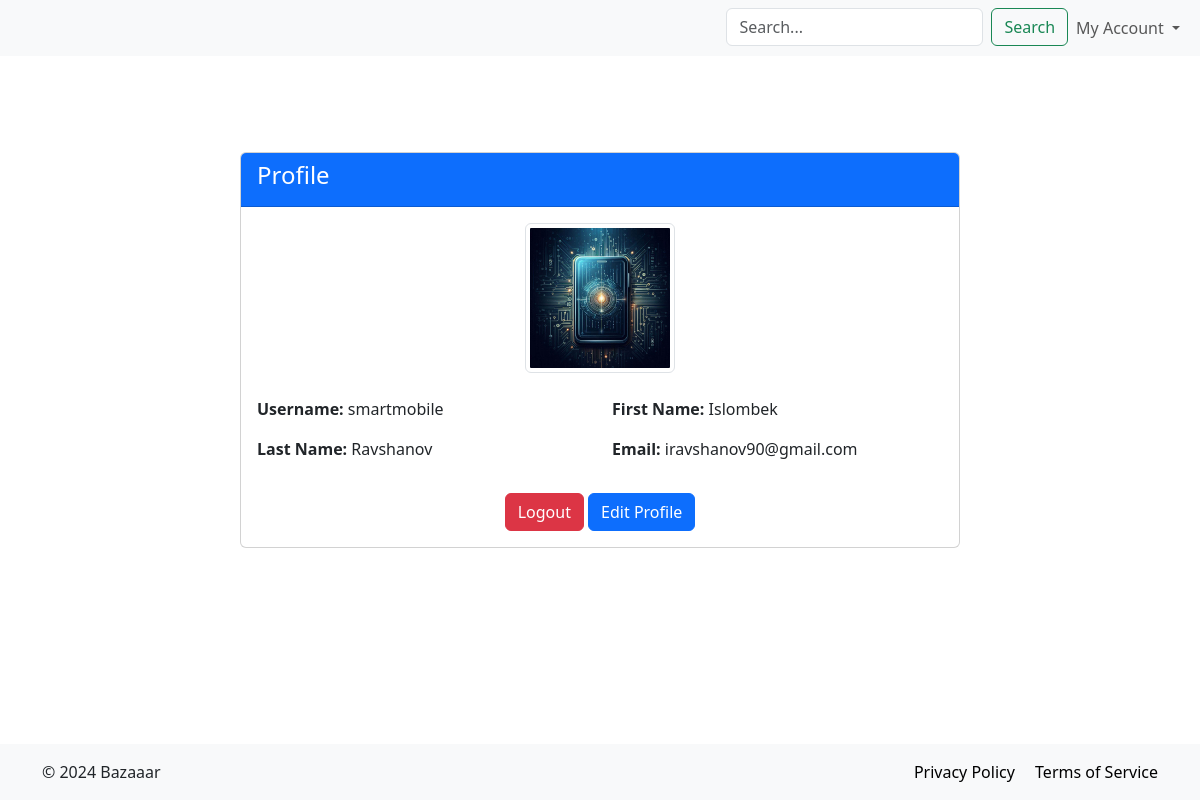
/users/profile/ (signed in), run on an earlier commit of the app's database.
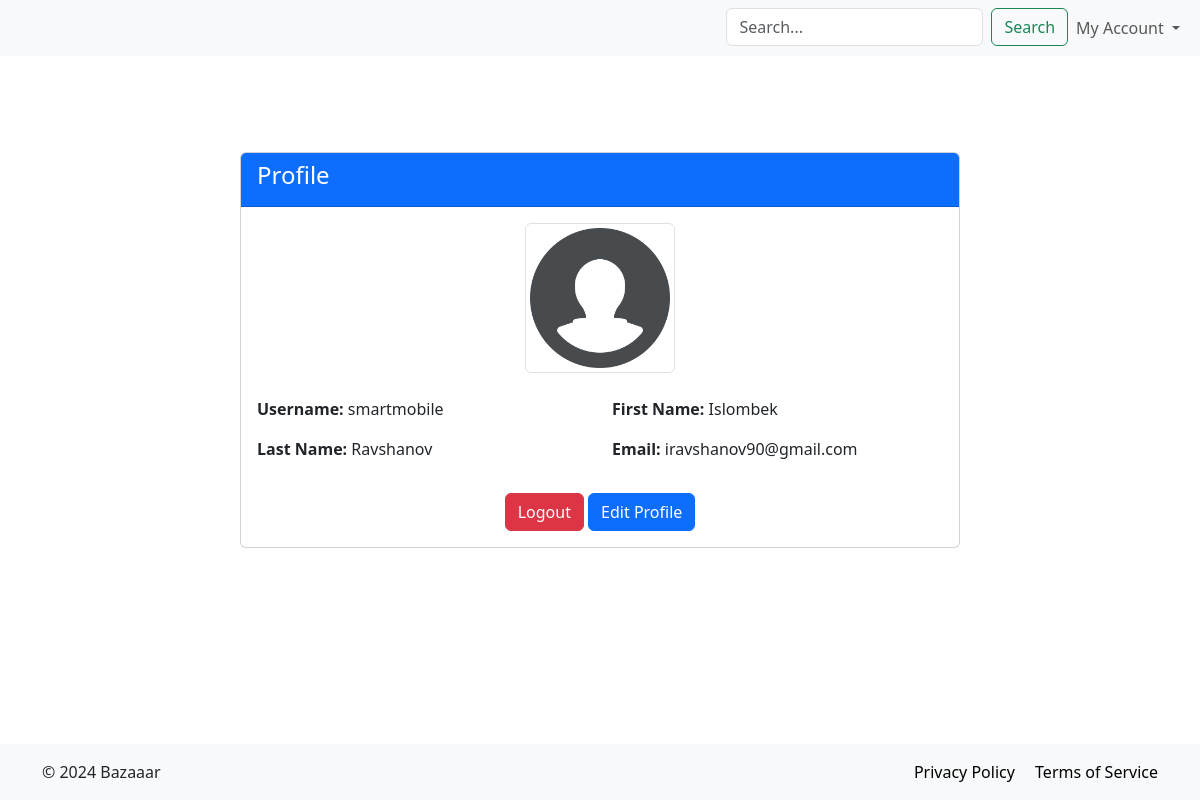
And on a later commit of the database.
### users/models.py (models this page shows, shortened)
class User(AbstractUser):
    image = models.ImageField(upload_to='users_img/', blank=True, null=True, default='default_img/user_img.png')
    class Meta:
        db_table = 'user'

### users/views.py (the view)
# urls.py: path('profile/', ProfileView.as_view(), name='profile'),
class ProfileView(LoginRequiredMixin, View):
    def get(self, request):
        return render(request, 'profile.html')

### users/templates/profile.html (shortened to what this page needs)
{% extends 'base.html' %}
{% block content %}
   <div class="container mt-5">
        <div class="row justify-content-center">
            <div class="col-md-8">
                <div class="card">
                    <div class="card-header bg-primary text-white">
                        <h1 class="h4">Profile</h1>
                    </div>
                    <div class="card-body">
                        {% if user.image %}
                            <div class="text-center mb-4">
                                <img src="{{ user.image.url }}" alt="user-img" class="img-thumbnail" width="150px">
                            </div>
                        {% endif %}
                        <div class="row">
                            <div class="col-md-6">
                                <p><strong>Username:</strong> {{ user.username }}</p>
                            </div>
                            <div class="col-md-6">
                                <p><strong>First Name:</strong> {{ user.first_name }}</p>
                            </div>
                            <div class="col-md-6">
                                <p><strong>Last Name:</strong> {{ user.last_name }}</p>
                            </div>
                            <div class="col-md-6">
                                <p><strong>Email:</strong> {{ user.email }}</p>
                            </div>
                        </div>
                        <div class="text-center">
                            <a class="btn btn-danger mt-3" href="{% url 'users:logout' %}">Logout</a>
                            <a href="{% url 'users:profile-edit' %}" class="btn btn-primary mt-3">Edit Profile</a>
                        </div>
                    </div>
                </div>
            </div>
        </div>
    </div>
{% endblock content %}

What changed in the data, as far as the page shows it:
changed User "smartmobile": image: a different picture
